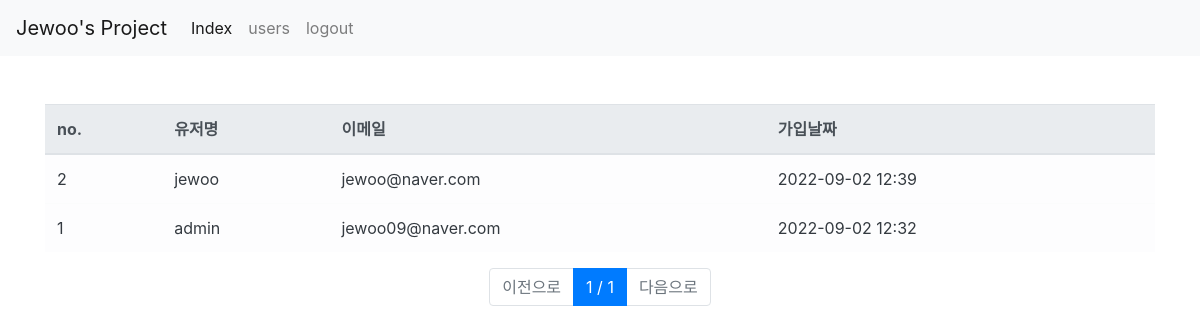
The page /users/ (signed in) on the database its author committed.
### user/models.py (models this page shows, shortened)
class User(AbstractUser):
    register_date = models.DateTimeField(auto_now_add=True, verbose_name="등록날짜")
    class Meta:
        verbose_name = "사용자"
        verbose_name_plural = "사용자"

### user/views.py (the view)
# urls.py: path("users/", user_list_view, name="user_list"),
def user_list_view(request):
    if request.user.is_authenticated is False:
        return HttpResponseRedirect("/login")
    else:
        page=int(request.GET.get('page',1))
        users=User.objects.all().order_by("-id")
    paginator=Paginator(users, 10)
    users=paginator.get_page(page)
    return render(request, "users.html", {"users": users})

### templates/users.html (shortened to what this page needs)
{% extends "base.html" %}
{% block content %}
<html>
<head>
</head>
<body>
  <div class="container">
<div class="row mt-5">
  <div class="col-12">
    <table class="table table-light">
      <thead class="thead-light">
        <tr>
          <th scope="col">no.</th>
          <th scope="col">유저명</th>
          <th scope="col">이메일</th>
          <th scope="col">가입날짜</th>
        </tr>
      </thead>
      <tbody class="text-dark">
        {% for user in users %}
        <tr>
          <td scope="row">{{ user.id }}</td>
          <td>{{ user.username }}</td>
          <td>{{ user.email }}</td>
          <td>{{ user.register_date|date:'Y-m-d H:i' }}</td>
        </tr>
        {% endfor %}
      </tbody>
    </table>
  </div>
</div>
<nav>
  <ul class="pagination justify-content-center">
    {% if users.has_previous %}
    <li class="page-item">
      <a class="page-link" href="?page={{ users.previous_page_number }}">이전으로</a>
    </li>
    {% else %}
    <li class="page-item disabled">
      <a class="page-link" href="#">이전으로</a>
    </li>
    {% endif %}
    <li class="page-item active">
      <a class="page-link" href="#">{{ users.number }} / {{ users.paginator.num_pages }}</a>
    </li>
    {% if users.has_next %}
    <li class="page-item">
      <a class="page-link" href="?page={{ users.next_page_number }}">다음으로</a>
    {% else %}
    <li class="page-item disabled">
      <a class="page-link disabled" href="#">다음으로</a>
    {% endif %}
    </li>
  </ul>
</nav>
  </div>
</body>
</html>
{% endblock %}

### templates/base.html (shortened to what this page needs)
<!doctype html>
<html lang="en">
  <head>
    <link rel="stylesheet" href="https://cdn.jsdelivr.net/npm/bootstrap@4.6.2/dist/css/bootstrap.min.css">
    </head>
    <nav class="navbar navbar-expand-lg navbar-light bg-light">
        <a class="navbar-brand" href="#">Jewoo's Project</a>
        <div class="collapse navbar-collapse" id="navbarNavAltMarkup">
          <div class="navbar-nav">
            <a class="nav-link active" href="{% url 'index' %}">Index <span class="sr-only">(current)</span></a>
            <a class="nav-link" href="{% url 'user_list' %}">users</a>
            {% if user.is_authenticated %}
            <a class="nav-link" href="{% url 'logout' %}">logout</a>
            {% else %}
            <a class="nav-link" href="{% url 'login' %}">login</a>
            {% endif %}
          </div>
        </div>
      </nav>
  <body>
    {% block content %}
    {% endblock %}
  </body>
</html>

### rows shown on the page
User: id "2", username "jewoo", email "jewoo@naver.com", register_date "2022-09-02 12:39"
User: id "1", username "admin", email "jewoo09@naver.com", register_date "2022-09-02 12:32"

### other values the page prints
{{ users.number }} "1"
{{ users.paginator.num_pages }} "1"
